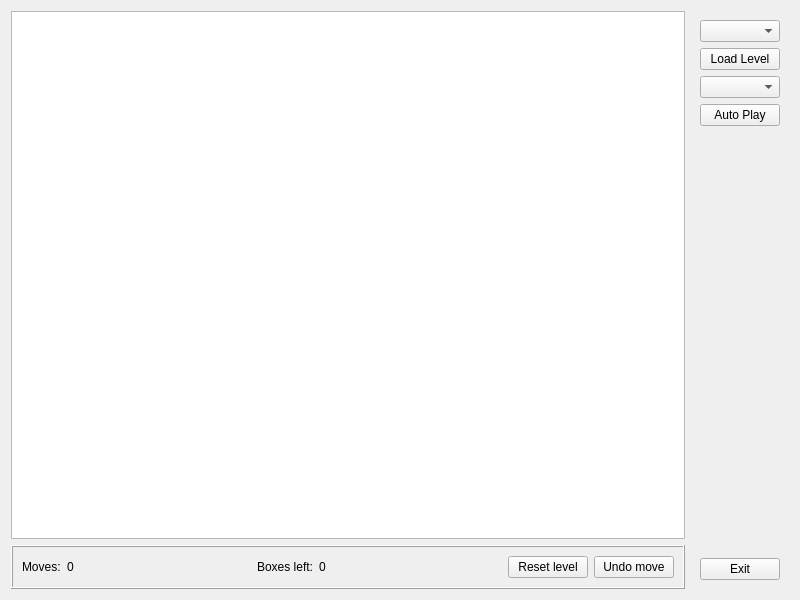
<?xml version="1.0" encoding="UTF-8"?>
<ui version="4.0">
 <class>SokoGrid</class>
 <widget class="QWidget" name="SokoGrid">
  <property name="geometry">
   <rect>
    <x>0</x>
    <y>0</y>
    <width>800</width>
    <height>600</height>
   </rect>
  </property>
  <property name="windowTitle">
   <string>Sokoban</string>
  </property>
  <property name="windowIcon">
   <iconset resource="resources.qrc">
    <normaloff>:/images/Woona.png</normaloff>:/images/Woona.png</iconset>
  </property>
  <layout class="QGridLayout" name="gridLayout">
   <item row="0" column="0">
    <widget class="QGraphicsView" name="SokoView"/>
   </item>
   <item row="1" column="0">
    <widget class="QFrame" name="sceneFrame">
     <property name="sizeIncrement">
      <size>
       <width>2</width>
       <height>0</height>
      </size>
     </property>
     <property name="frameShape">
      <enum>QFrame::Box</enum>
     </property>
     <property name="frameShadow">
      <enum>QFrame::Raised</enum>
     </property>
     <layout class="QHBoxLayout" name="horizontalLayout_3">
      <item>
       <layout class="QHBoxLayout" name="horizontalLayout">
        <item>
         <widget class="QLabel" name="Moves">
          <property name="text">
           <string>Moves:</string>
          </property>
         </widget>
        </item>
        <item>
         <widget class="QLabel" name="moveCount">
          <property name="text">
           <string>0</string>
          </property>
         </widget>
        </item>
       </layout>
      </item>
      <item>
       <spacer name="horizontalSpacer">
        <property name="orientation">
         <enum>Qt::Horizontal</enum>
        </property>
        <property name="sizeHint" stdset="0">
         <size>
          <width>40</width>
          <height>20</height>
         </size>
        </property>
       </spacer>
      </item>
      <item>
       <layout class="QHBoxLayout" name="horizontalLayout_2">
        <item>
         <widget class="QLabel" name="Boxes">
          <property name="text">
           <string>Boxes left:</string>
          </property>
         </widget>
        </item>
        <item>
         <widget class="QLabel" name="leftCount">
          <property name="text">
           <string>0</string>
          </property>
         </widget>
        </item>
       </layout>
      </item>
      <item>
       <spacer name="horizontalSpacer_2">
        <property name="orientation">
         <enum>Qt::Horizontal</enum>
        </property>
        <property name="sizeHint" stdset="0">
         <size>
          <width>40</width>
          <height>20</height>
         </size>
        </property>
       </spacer>
      </item>
      <item>
       <layout class="QHBoxLayout" name="horizontalLayout_4">
        <item>
         <widget class="QPushButton" name="resetButton">
          <property name="text">
           <string>Reset level</string>
          </property>
         </widget>
        </item>
        <item>
         <widget class="QPushButton" name="undoButton">
          <property name="text">
           <string>Undo move</string>
          </property>
         </widget>
        </item>
       </layout>
      </item>
     </layout>
    </widget>
   </item>
   <item row="0" column="1" rowspan="2">
    <widget class="QFrame" name="frame">
     <property name="sizePolicy">
      <sizepolicy hsizetype="Fixed" vsizetype="Preferred">
       <horstretch>0</horstretch>
       <verstretch>0</verstretch>
      </sizepolicy>
     </property>
     <property name="frameShape">
      <enum>QFrame::NoFrame</enum>
     </property>
     <property name="lineWidth">
      <number>1</number>
     </property>
     <layout class="QVBoxLayout" name="verticalLayout">
      <item>
       <widget class="QComboBox" name="ChooseBox"/>
      </item>
      <item>
       <widget class="QPushButton" name="LoadButton">
        <property name="text">
         <string>Load Level</string>
        </property>
       </widget>
      </item>
      <item>
       <widget class="QComboBox" name="APBox"/>
      </item>
      <item>
       <widget class="QPushButton" name="APButton">
        <property name="text">
         <string>Auto Play</string>
        </property>
       </widget>
      </item>
      <item>
       <spacer name="verticalSpacer">
        <property name="orientation">
         <enum>Qt::Vertical</enum>
        </property>
        <property name="sizeHint" stdset="0">
         <size>
          <width>20</width>
          <height>40</height>
         </size>
        </property>
       </spacer>
      </item>
      <item>
       <widget class="QPushButton" name="ExitButton">
        <property name="text">
         <string>Exit</string>
        </property>
       </widget>
      </item>
     </layout>
    </widget>
   </item>
  </layout>
 </widget>
 <resources>
  <include location="resources.qrc"/>
 </resources>
 <connections/>
</ui>
